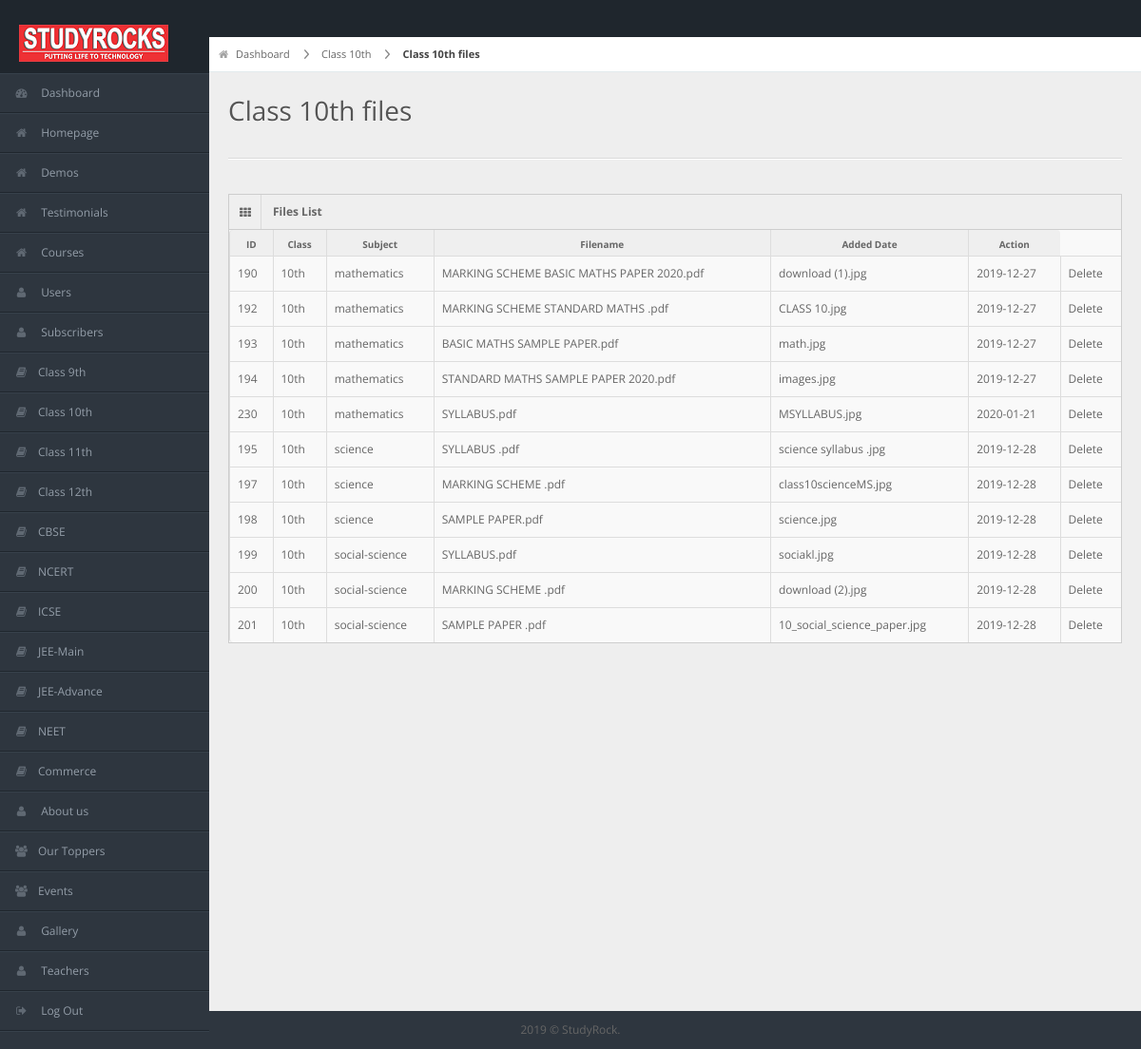
/adminrock-secure-admin/class10-files.php (signed in), run on the app's committed database.
### tables this page shows
CREATE TABLE `syllabus` (
  `id` int(255) NOT NULL,
  `class` varchar(255) NOT NULL,
  `subject` text NOT NULL,
  `filename` varchar(255) NOT NULL,
  `placehldrimg` text NOT NULL,
  `uploaded_at` date NOT NULL
);

### adminrock-secure-admin/class10-files.php (the view, shortened to what this page needs)
<?php
       include '../conn.php';
    if(isset($_SESSION['useradmin']['status'])) {
?>
        <?php
          include 'header.php';
          $sql = "SELECT * FROM  syllabus WHERE class='10th' ORDER BY subject";
          $res = mysqli_query($conn,$sql) or die($conn->error);
        ?>
        <div id="content">
          <div id="content-header">
            <div id="breadcrumb"> <a href="#" title="Go to Home" class="tip-bottom"><i class="icon-home"></i> Dashboard</a> <a href="#" class="">Class 10th</a> <a href="#" class="current">Class 10th files</a> </div>
            <h1>Class 10th files</h1>
          </div>
          <div class="container-fluid">
            <hr>
            <div class="row-fluid">
              <div class="span12">
                <div class="widget-box">
                  <div class="widget-title"> <span class="icon"><i class="icon-th"></i></span>
                    <h5>Files List</h5>
                  </div>
                  <div class="widget-content nopadding">
                    <table class="table table-bordered data-table">
                    <thead>
                        <tr>
                          <th>ID</th>
                          <th>Class</th>
                          <th>Subject</th>
                          <th>Filename</th>
                          <th>Added Date</th>
                          <th>Action</th>
                        </tr>
                      </thead>
                      <tbody>
                          <?php
                            if (mysqli_num_rows($res) >= 1 ) {
                              while ($row = mysqli_fetch_assoc($res)) {
                                if($row['subject'] != ''){
                                  echo '<tr class="gradeX">
                                  <td>'.$row['id'].'</td>
                                  <td>'.$row['class'].'</td>
                                  <td>'.$row['subject'].'</td>
                                  <td class="center">'.$row['filename'].'</td>
                                  <td class="center">'.$row['placehldrimg'].'</td>
                                  <td class="center">'.$row['uploaded_at'].'</td>
                                  <td class="center"><a href="class10-files.php?action=delete&id='.$row['id'].'">Delete</a></<td>
                                  </tr>';
                                }
                            }
                          }
                          else{
                            echo '<tr class="gradeX" collspan="4"><td>No result found.</td></tr>';
                          }
                        ?>
                      </tbody>
                    </table>
                  </div>
                </div>
              </div>
            </div>
          </div>
        </div>
        <div class="row-fluid">
        <div id="footer" class="span12"> 2019 &copy; StudyRock.</div>
        </div>
        </body>
        </html>
        <?php
}
    else{
?>
        <script>location.href = '/index.php';</script>
<?php
    }

### adminrock-secure-admin/css/matrix-style.css (style rules this page uses)
* { outline: none !important; -moz-outline: none !important; }
html, body { height: 100% }
body { overflow-x: hidden; margin-top: -10px; font-family: 'Open Sans', sans-serif; font-size: 12px; color: #666; }
select, textarea, input[type="text"], input[type="password"], input[type="datetime"], input[type="datetime-local"], input[type="date"], input[type="month"], input[type="time"], input[type="week"], input[type="number"], input[type="email"], input[type="url"], input[type="search"], input[type="tel"], input[type="color"], .uneditable-input, .label, .dropdown-menu, .btn, .well, .progress, .table-bordered, .btn-group>.btn:first-child, .btn-group>.btn:last-child, .btn-group>.btn:last-child, .btn-group>.dropdown-toggle, .alert { border-radius: 0px; }
#footer { padding: 10px; text-align: center; }
hr { border-top-color: #dadada; }
#content { background: none repeat scroll 0 0 #eeeeee; margin-left: 220px; margin-right: 0; padding-bottom: 25px; position: relative; min-height: 1000px; width: auto; }
#content-header { position: abslute; width: 100%; margin-top: -38px; z-index: 20; }
#content-header h1 { color: #555555; font-size: 28px; font-weight: normal; float: none; text-shadow: 0 1px 0 #ffffff; margin-left: 20px; position: relative; }
#content-header h1, #content-header .btn-group { margin-top: 20px; }
#breadcrumb { background-color: #fff; border-bottom: 1px solid #e3ebed; }
#breadcrumb a { padding: 8px 20px 8px 10px; display: inline-block; background-image: url('../img/breadcrumb.png'); background-position: center right; background-repeat: no-repeat; font-size: 11px; color: #666666; }
#breadcrumb a:last-child { background-image: none; }
#breadcrumb a.current { font-weight: bold; color: #444444; }
#breadcrumb a i { margin-right: 5px; opacity: .6; }
.stat-boxes .peity_bar_good, .stat-boxes .peity_line_good, { color: #459D1C; }
.widget-box { background: none repeat scroll 0 0 #F9F9F9; border-left: 1px solid #CDCDCD; border-top: 1px solid #CDCDCD; border-right: 1px solid #CDCDCD; clear: both; margin-top: 16px; margin-bottom: 16px; position: relative; }
.widget-title, .modal-header, .table th, div.dataTables_wrapper .ui-widget-header { background: #efefef; border-bottom: 1px solid #CDCDCD; height: 36px; }
.widget-title span.icon { padding: 9px 10px 7px 11px; float: left; border-right: 1px solid #dadada; }
.widget-title h5 { color: #666; float: left; font-size: 12px; font-weight: bold; padding: 12px; line-height: 12px; margin: 0; }
.widget-content { padding: 15px; border-bottom: 1px solid #cdcdcd; }
.table th { height: auto; font-size: 10px; padding: 5px 10px 2px; border-bottom: 0; text-align: center; color: #666666; }
.nopadding { padding: 0 !important; }
.nopadding .table { margin-bottom: 0; }
.nopadding .table-bordered { border: 0; }

### adminrock-secure-admin/css/matrix-media.css (style rules this page uses)
body { background:#2E363F; }

### data on the page
syllabus: id "190", class "10th", subject "mathematics", filename "MARKING SCHEME BASIC MATHS PAPER 2020.pdf", placehldrimg "download (1).jpg", uploaded_at "2019-12-27"
syllabus: id "192", class "10th", subject "mathematics", filename "MARKING SCHEME STANDARD MATHS .pdf", placehldrimg "CLASS 10.jpg", uploaded_at "2019-12-27"
syllabus: id "193", class "10th", subject "mathematics", filename "BASIC MATHS SAMPLE PAPER.pdf", placehldrimg "math.jpg", uploaded_at "2019-12-27"
syllabus: id "194", class "10th", subject "mathematics", filename "STANDARD MATHS SAMPLE PAPER 2020.pdf", placehldrimg "images.jpg", uploaded_at "2019-12-27"
syllabus: id "230", class "10th", subject "mathematics", filename "SYLLABUS.pdf", placehldrimg "MSYLLABUS.jpg", uploaded_at "2020-01-21"
syllabus: id "195", class "10th", subject "science", filename "SYLLABUS .pdf", placehldrimg "science syllabus .jpg", uploaded_at "2019-12-28"
syllabus: id "197", class "10th", subject "science", filename "MARKING SCHEME .pdf", placehldrimg "class10scienceMS.jpg", uploaded_at "2019-12-28"
syllabus: id "198", class "10th", subject "science", filename "SAMPLE PAPER.pdf", placehldrimg "science.jpg", uploaded_at "2019-12-28"
syllabus: id "199", class "10th", subject "social-science", filename "SYLLABUS.pdf", placehldrimg "sociakl.jpg", uploaded_at "2019-12-28"
syllabus: id "200", class "10th", subject "social-science", filename "MARKING SCHEME .pdf", placehldrimg "download (2).jpg", uploaded_at "2019-12-28"
syllabus: id "201", class "10th", subject "social-science", filename "SAMPLE PAPER .pdf", placehldrimg "10_social_science_paper.jpg", uploaded_at "2019-12-28"
